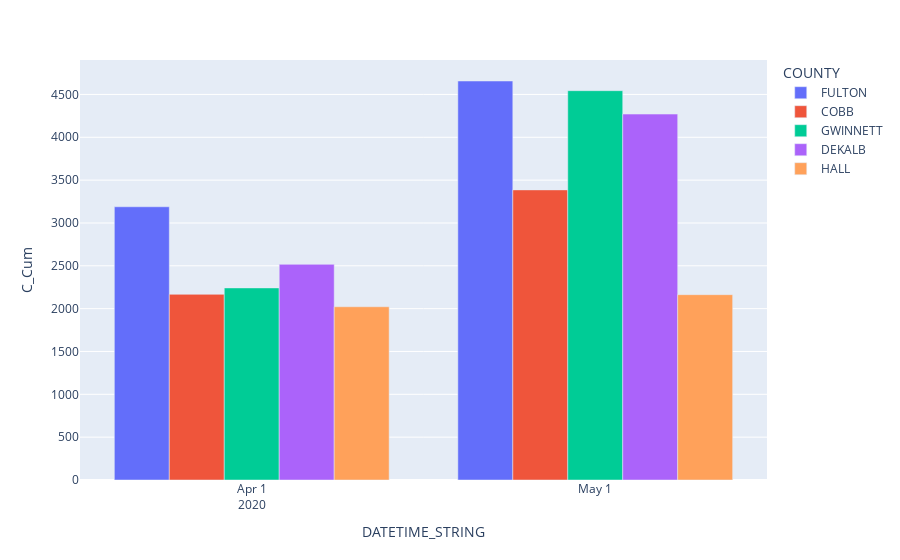

Notebook code cell kept with this figure:
### Code cell
plotly1 = px.bar(finalDF_dropdups, x='DATETIME_STRING', y='C_Cum', color='COUNTY', barmode='group')
plotly1.show()

### Figure 1 — Plotly figure (JSON) as saved in the notebook; plotly's stock layout.template omitted (floating-point values rounded to 4 significant figures)
{"data": [{"alignmentgroup": "True", "hovertemplate": "COUNTY=FULTON<br>DATETIME_STRING=%{x}<br>C_Cum=%{y}<extra></extra>", "legendgroup": "FULTON", "marker": {"color": "#636efa", "pattern": {"shape": ""}}, "name": "FULTON", "offsetgroup": "FULTON", "orientation": "v", "showlegend": true, "textposition": "auto", "type": "bar", "x": ["2020-04", "2020-05"], "xaxis": "x", "y": [3189, 4657], "yaxis": "y"}, {"alignmentgroup": "True", "hovertemplate": "COUNTY=COBB<br>DATETIME_STRING=%{x}<br>C_Cum=%{y}<extra></extra>", "legendgroup": "COBB", "marker": {"color": "#EF553B", "pattern": {"shape": ""}}, "name": "COBB", "offsetgroup": "COBB", "orientation": "v", "showlegend": true, "textposition": "auto", "type": "bar", "x": ["2020-04", "2020-05"], "xaxis": "x", "y": [2167, 3386], "yaxis": "y"}, {"alignmentgroup": "True", "hovertemplate": "COUNTY=GWINNETT<br>DATETIME_STRING=%{x}<br>C_Cum=%{y}<extra></extra>", "legendgroup": "GWINNETT", "marker": {"color": "#00cc96", "pattern": {"shape": ""}}, "name": "GWINNETT", "offsetgroup": "GWINNETT", "orientation": "v", "showlegend": true, "textposition": "auto", "type": "bar", "x": ["2020-04", "2020-05"], "xaxis": "x", "y": [2242, 4544], "yaxis": "y"}, {"alignmentgroup": "True", "hovertemplate": "COUNTY=DEKALB<br>DATETIME_STRING=%{x}<br>C_Cum=%{y}<extra></extra>", "legendgroup": "DEKALB", "marker": {"color": "#ab63fa", "pattern": {"shape": ""}}, "name": "DEKALB", "offsetgroup": "DEKALB", "orientation": "v", "showlegend": true, "textposition": "auto", "type": "bar", "x": ["2020-04", "2020-05"], "xaxis": "x", "y": [2517, 4271], "yaxis": "y"}, {"alignmentgroup": "True", "hovertemplate": "COUNTY=HALL<br>DATETIME_STRING=%{x}<br>C_Cum=%{y}<extra></extra>", "legendgroup": "HALL", "marker": {"color": "#FFA15A", "pattern": {"shape": ""}}, "name": "HALL", "offsetgroup": "HALL", "orientation": "v", "showlegend": true, "textposition": "auto", "type": "bar", "x": ["2020-04", "2020-05"], "xaxis": "x", "y": [2022, 2163], "yaxis": "y"}], "layout": {"barmode": "group", "legend": {"title": {"text": "COUNTY"}, "tracegroupgap": 0}, "margin": {"t": 60}, "xaxis": {"anchor": "y", "domain": [0, 1], "title": {"text": "DATETIME_STRING"}}, "yaxis": {"anchor": "x", "domain": [0, 1], "title": {"text": "C_Cum"}}}}
